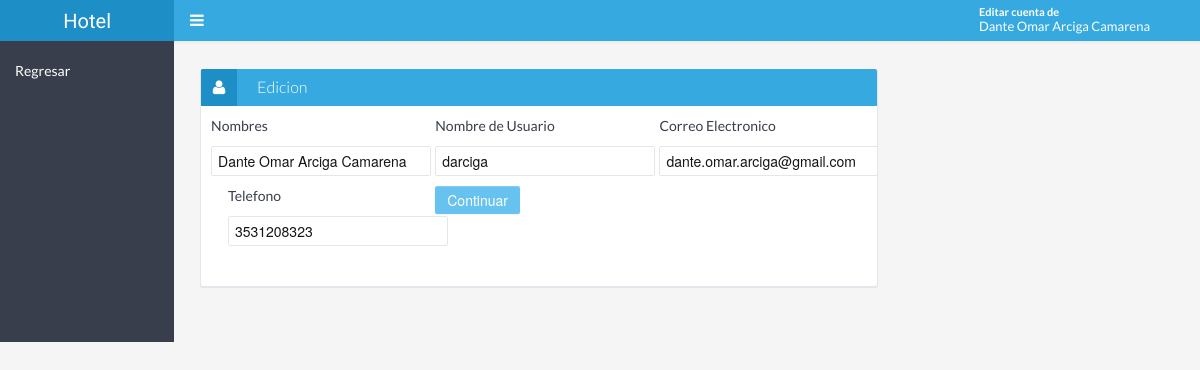
Screenshot of /admin/editarclientes.php?idcli=1 with the database file from the repository.
### tables this page shows
CREATE TABLE IF NOT EXISTS `clientes` (
  `id_cliente` int(11) NOT NULL AUTO_INCREMENT,
  `nombre_cli` varchar(150) NOT NULL,
  `user` varchar(20) NOT NULL,
  `pass` varchar(20) NOT NULL,
  `email` varchar(30) NOT NULL,
  `tel` varchar(30) DEFAULT NULL,
  PRIMARY KEY (`id_cliente`)
);

### admin/editarclientes.php (the view, shortened to what this page needs)
<?php
$idcli = $_GET['idcli'];
$conectar = Conectarse();
$consulta = "SELECT nombre_cli,  user, pass, email, tel FROM clientes WHERE id_cliente='$idcli' LIMIT 1";
$resultado = mysqli_query($conectar,$consulta,);
if (mysqli_num_rows($resultado)) {
	$array = mysqli_fetch_array($resultado);
	$nombres = $array['nombre_cli'];
	$user = $array['user'];
	$email = $array['email'];
	$tel = $array['tel'];
} else {
	echo "Error...";
}
 ?>
 <!doctype html>
 <html lang="es">
 <head>
		<link href="css/smoothness/jquery-ui-1.8.23.custom.css" rel="stylesheet" />
		<link href="css/bootstrap.min.css" rel="stylesheet" />
		<link href="css/bootstrap-responsive.min.css" rel="stylesheet" />
		<link href="css/style.min.css" rel="stylesheet" />
		<link href="css/style-responsive.min.css" rel="stylesheet" />
		<link href="css/retina.css" rel="stylesheet" />
		<link type="text/css" href="css/master.css" rel="stylesheet" />
 </head>
 <body>
 	<div class="navbar">
			<div class="navbar-inner">
				<div class="container-fluid">
					<a id="main-menu-toggle" class="hidden-phone open">
						<i class="icon-reorder"></i>
					</a>
					<div class="row-fluid">
						<a class="brand span2" href="inicio.php"><span>Hotel</span></a>
					</div>
					<div class="nav-no-collapse header-nav">
						<ul class="nav pull-right">
							<li class="dropdown">
								<a class="btn account dropdown-toggle" data-toggle="dropdown" href="#">
								<div class="user">
									<span class="hello">Editar cuenta de</span>
									<span class="name"><?php echo $nombres; ?></span>
								</div> </a>
							</li>
						</ul>
					</div>
				</div>
			</div>
		</div>
		<div class="container-fluid-full">
			<div class="row-fluid">
				<div id="sidebar-left" class="span2">
					<div class="nav-collapse sidebar-nav">
						<ul class="nav nav-tabs nav-stacked main-menu">
							<li>
								<a href="clientes.php"><span class="hidden-tablet">Regresar</span></a>
							</li>
						</ul>
					</div>
				</div>
				<div id="content">
					<div class="row-fluid">
						<div class="box span8">
							<div class="box-header">
								<h2><i class="icon-user"></i><span class="break"></span>Edicion</h2>
							</div>
							<div class="box-content">
								<form action="editarcliente.php?idcli=<?php echo $idcli; ?>" method="post" id="" class="formClientes">
				 					<fieldset id="">
				 						<div class="span4">
				 							<p>Nombres</p>
										<input type="text" id="" name="nombres" placeholder="Nombres" value="<?php echo $nombres; ?>"  />
				 						</div>
										<div class="span4">
											<p>Nombre de Usuario</p>
										<input type="text" id="" name="user" placeholder="Nombre de usuario" class="" value="<?php echo $user; ?>" />
										</div>
										<div class="span4">
											<p>Correo Electronico</p>
										<input type="email" id="" name="email" placeholder="Correo electronico" class="" value="<?php echo $email; ?>" /></div>
										<div class="span4">
											<p>Telefono</p>
										<input type="text" id="" name="tel" placeholder="Telefono" class="" value="<?php echo $tel; ?>"/></div>
										<input type="submit" id="continuar" value="Continuar" class="btn btn-info" />
										</div>
							</div>
						</div>
					</div>
				</div>
			</div>
 </body>
 </html>

### admin/css/halflings.css (style rules this page uses)
html, html .halflings { -webkit-font-smoothing: antialiased !important; }

### rows the page displays
clientes: nombre_cli "Dante Omar Arciga Camarena", nombres "Dante Omar Arciga Camarena", user "darciga", email "dante.omar.arciga@gmail.com", tel "3531208323"
